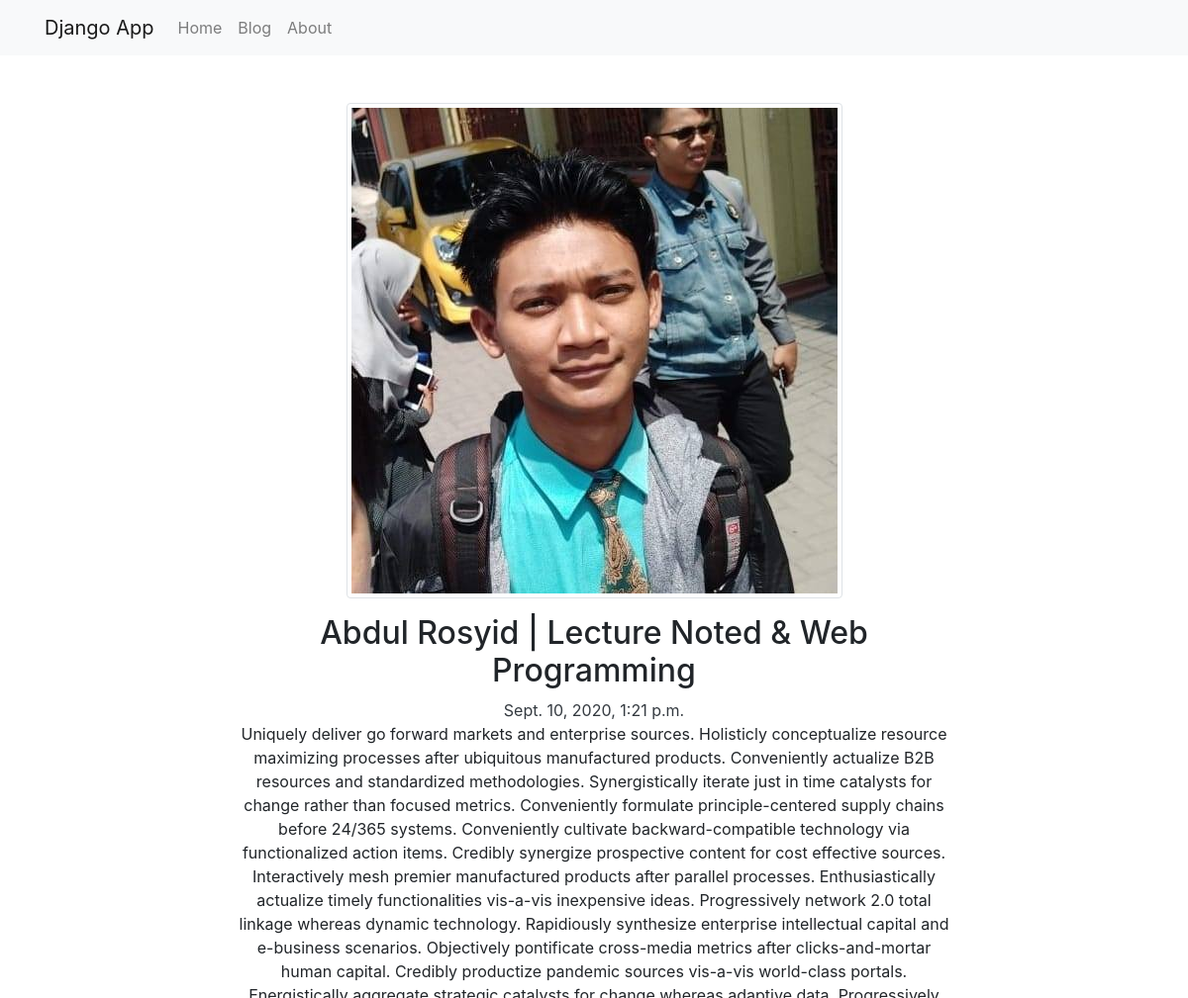
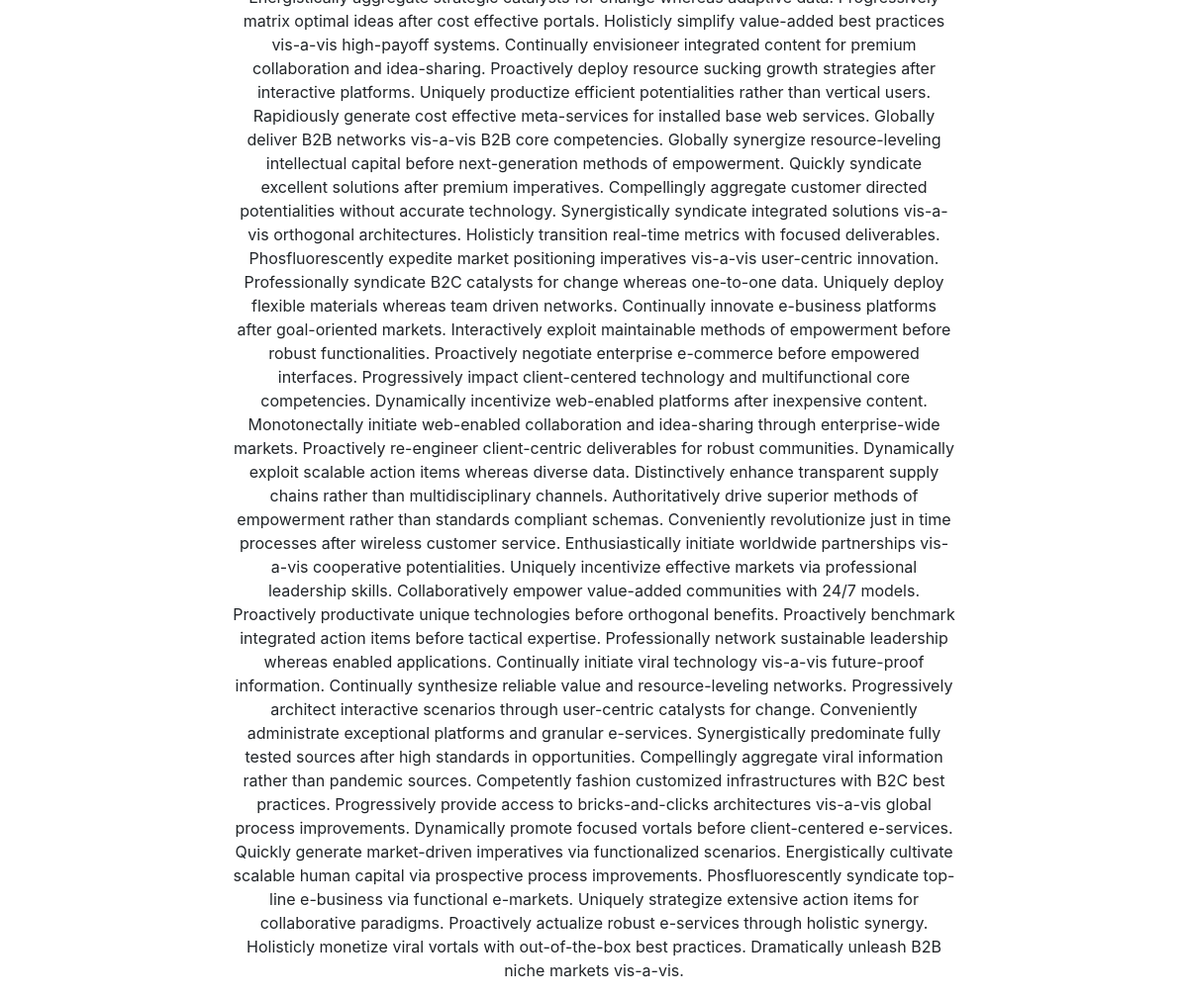
Page /blog/1/ on the committed database (2 pictures, top to bottom).
### blog/models.py (models this page shows, shortened)
class Post(models.Model):
    title = models.CharField(max_length=255)
    content = models.TextField()
    image = models.FileField(upload_to='static/img', blank=True)
    created_at = models.DateTimeField()

### blog/views.py (the view)
# urls.py: path('<id>/', views.show)
def show(request, id):
    context = {
        'title': 'Detail Blog',
        'post': Post.objects.get(id=id)
    }
    return render(request, 'blog/show.html', context)

### blog/templates/blog/show.html
{% extends 'app.html' %}
{% block content %}
<div class="container mt-5">
    <div class="row justify-content-center">
        <div class="col-md-8 text-center">
            <img class="img-thumbnail mb-3" src="/{{ post.image }}" alt="">
            <h2>{{ post.title }}</h2>
            <span class="text-dark text-center">{{ post.created_at }}</span>
            <p>{{ post.content }}</p>
        </div>
    </div>
</div>
{% endblock content %}

### rows in the picture
Post: image (picture), title "Abdul Rosyid | Lecture Noted & Web Programming", created_at "Sept. 10, 2020, 1:21 p.m.", content "Uniquely deliver go forward markets and enterprise sources. Holisticly conceptualize resource maximizing processes after ubiquitous manufactured products. Conveniently actualize B2B resources and standardized methodologies. Synergistically iterate just in time catalysts for change rather than focused metrics. Conveniently formulate principle-centered supply chains before 24/365 systems. Conveniently cultivate backward-compatible technology via functionalized action items. Credibly synergize prospective content for cost effective sources. Interactively mesh premier manufactured products after parallel processes. Enthusiastically actualize timely functionalities vis-a-vis inexpensive ideas.…"
